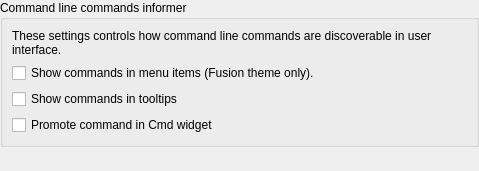
<?xml version="1.0" encoding="UTF-8"?>
<ui version="4.0">
 <class>LC_SettingsPageCommandLine</class>
 <widget class="QWidget" name="LC_SettingsPageCommandLine">
  <property name="geometry">
   <rect>
    <x>0</x>
    <y>0</y>
    <width>479</width>
    <height>171</height>
   </rect>
  </property>
  <layout class="QGridLayout" name="gridLayout_main">
   <property name="leftMargin">
    <number>0</number>
   </property>
   <property name="topMargin">
    <number>0</number>
   </property>
   <property name="rightMargin">
    <number>0</number>
   </property>
   <property name="bottomMargin">
    <number>0</number>
   </property>
   <item row="2" column="0">
    <spacer name="verticalSpacer">
     <property name="orientation">
      <enum>Qt::Orientation::Vertical</enum>
     </property>
     <property name="sizeHint" stdset="0">
      <size>
       <width>0</width>
       <height>0</height>
      </size>
     </property>
    </spacer>
   </item>
   <item row="1" column="0">
    <widget class="QGroupBox" name="groupBox_33">
     <property name="title">
      <string>Command line commands informer</string>
     </property>
     <layout class="QGridLayout" name="gridLayout_56">
      <item row="0" column="0" colspan="2">
       <widget class="QLabel" name="label">
        <property name="text">
         <string>These settings controls how command line commands are discoverable in user interface.</string>
        </property>
        <property name="wordWrap">
         <bool>true</bool>
        </property>
       </widget>
      </item>
      <item row="1" column="0">
       <widget class="QCheckBox" name="cbShowCommandInMenu">
        <property name="sizePolicy">
         <sizepolicy hsizetype="Preferred" vsizetype="Preferred">
          <horstretch>0</horstretch>
          <verstretch>0</verstretch>
         </sizepolicy>
        </property>
        <property name="toolTip">
         <string>Command Line Command in Menu

If selected, menu items for commands that may be invoked via command line
will include appropriate command line command. 
Note: This feature requires Fusion UI theme. </string>
        </property>
        <property name="statusTip">
         <string>If enabled, command aliases will be shown next to menu items</string>
        </property>
        <property name="text">
         <string>Show commands in menu items (Fusion theme only).</string>
        </property>
       </widget>
      </item>
      <item row="1" column="1">
       <spacer name="horizontalSpacer">
        <property name="orientation">
         <enum>Qt::Orientation::Horizontal</enum>
        </property>
        <property name="sizeHint" stdset="0">
         <size>
          <width>0</width>
          <height>0</height>
         </size>
        </property>
       </spacer>
      </item>
      <item row="3" column="0">
       <widget class="QCheckBox" name="cbPromoteCommandInCmd">
        <property name="sizePolicy">
         <sizepolicy hsizetype="Preferred" vsizetype="Preferred">
          <horstretch>0</horstretch>
          <verstretch>0</verstretch>
         </sizepolicy>
        </property>
        <property name="toolTip">
         <string>Promote Command To Cmd

If selected, on invocation of command that is supported by command line 
via UI (by clicking menu item or tool button), a message with appropriate 
command line command will be displayed in Cmd widget.</string>
        </property>
        <property name="text">
         <string>Promote command in Cmd widget</string>
        </property>
       </widget>
      </item>
      <item row="2" column="0">
       <widget class="QCheckBox" name="cbShowCommandInTooltips">
        <property name="toolTip">
         <string>Tooltips

If selected, command line command will be shown in tooltips 
for UI controls that invoke the command. </string>
        </property>
        <property name="text">
         <string>Show commands in tooltips</string>
        </property>
       </widget>
      </item>
     </layout>
    </widget>
   </item>
  </layout>
 </widget>
 <resources/>
 <connections/>
</ui>
